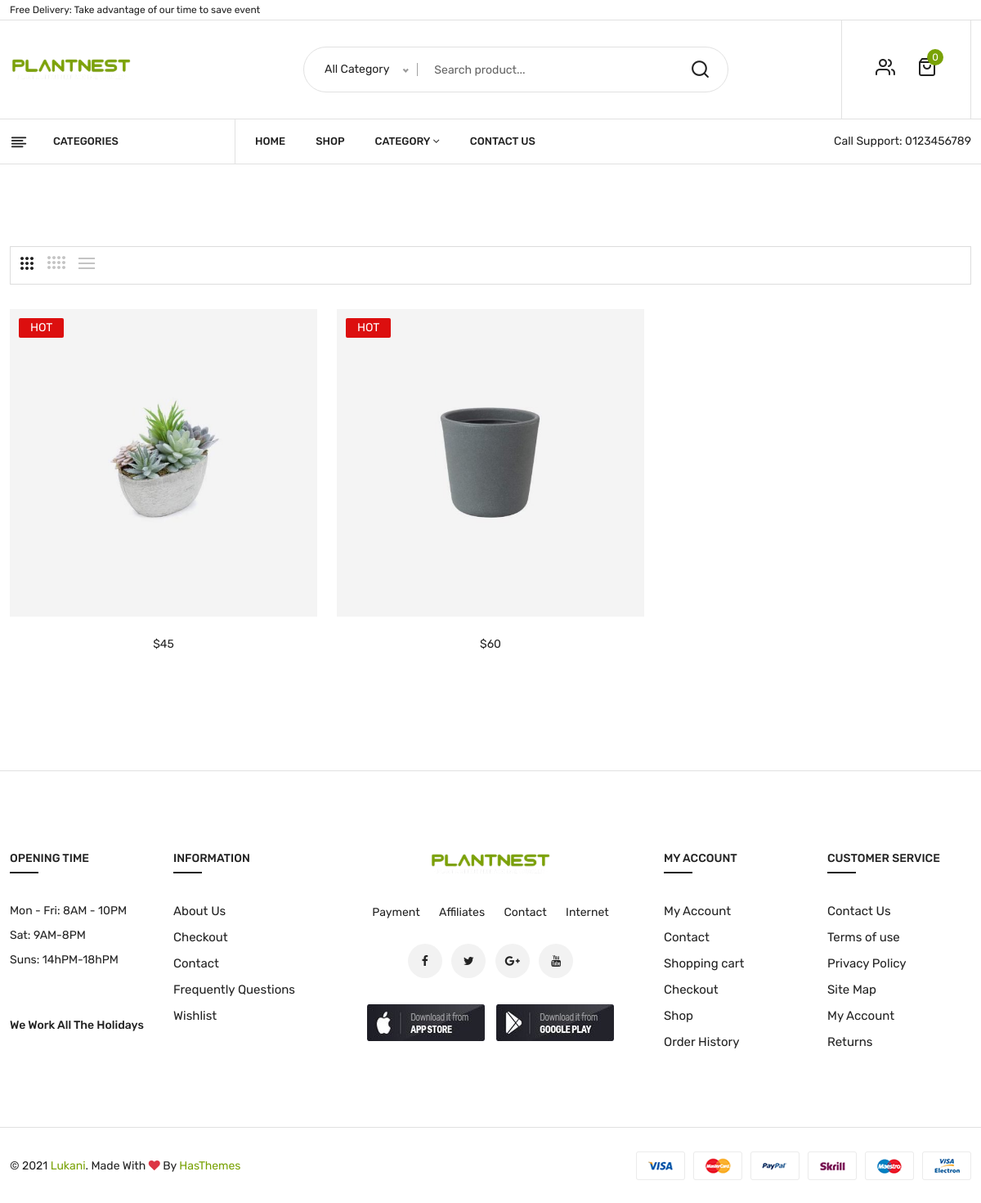
Page /client/shop.php on the committed database.
### tables this page shows
CREATE TABLE `products` (
  `Plant_id` int(255) NOT NULL,
  `Name` varchar(255) NOT NULL,
  `Description` varchar(3000) NOT NULL,
  `Price` int(255) NOT NULL,
  `Image_Url` varchar(255) NOT NULL,
  `Category` int(255) NOT NULL
);

### client/shop.php (the view, shortened to what this page needs)
<!doctype html>
<html class="no-js" lang="en">
<head>
    <link rel="stylesheet" href="assets/css/bootstrap.min.css">
    <link rel="stylesheet" href="assets/css/owl.carousel.min.css">
    <link rel="stylesheet" href="assets/css/slick.css">
    <link rel="stylesheet" href="assets/css/magnific-popup.css">
    <link rel="stylesheet" href="assets/css/font.awesome.css">
    <link rel="stylesheet" href="assets/css/animate.css">
    <link rel="stylesheet" href="assets/css/jquery-ui.min.css">
    <link rel="stylesheet" href="assets/css/slinky.menu.css">
    <link rel="stylesheet" href="assets/css/plugins.css">
    <link rel="stylesheet" href="assets/css/style.css">
</head>
<body>
<?php
include_once('nav.php');
?>
    <div class="shop_area shop_reverse mt-100 mb-100">
        <div class="container">
            <div class="row">
                <div class="col-lg-12 col-md-12">
                    <div class="shop_toolbar_wrapper">
                        <div class="shop_toolbar_btn">
                            <button data-role="grid_3" type="button" class="active btn-grid-3" data-bs-toggle="tooltip"
                                title="3"></button>
                            <button data-role="grid_4" type="button" class=" btn-grid-4" data-bs-toggle="tooltip"
                                title="4"></button>
                            <button data-role="grid_list" type="button" class="btn-list" data-bs-toggle="tooltip"
                                title="List"></button>
                        </div>
                    </div>
                    <div class="row shop_wrapper">
<?php
$data = mysqli_query($conn,"SELECT * FROM products");
$num = mysqli_num_rows($data);
if($num >=1){
    while($fetch =  mysqli_fetch_assoc($data)){
    ?>
       <div class="col-lg-4 col-md-4 col-12 ">
                            <article class="single_product">
                                <figure>
                                    <div class="product_thumb">
                                        <a class="primary_img" href="#"><img
                                                src=".././admin/assets/images/product_img/<?=$fetch['Image_Url']?>" alt=""></a>
                                        <div class="label_product">
                                            <span class="label_sale">Hot</span>
                                        </div>
                                    </div>
                                    <div class="product_content grid_content">
                                        <div class="product_price_rating">
                                            <div class="product_rating">
                                           $<?=$fetch['Price']?>
                                            </div>
                                        </div>
                                    </div>
                                </figure>
                            </article>
                        </div>
    <?php
       }
}
?>
                    </div>
                </div>
            </div>
        </div>
    </div>
    <footer class="footer_widgets">
        <div class="footer_top">
            <div class="container">
                <div class="row">
                    <div class="col-lg-2 col-md-4 col-sm-6">
                        <div class="widgets_container contact_us">
                            <h3>Opening Time</h3>
                            <p><span>Mon - Fri:</span> 8AM - 10PM</p>
                            <p><span>Sat:</span> 9AM-8PM</p>
                            <p><span>Suns:</span> 14hPM-18hPM</p>
                            <p><b>We Work All The Holidays</b></p>
                        </div>
                    </div>
                    <div class="col-lg-2 col-md-3 col-sm-6">
                        <div class="widgets_container widget_menu">
                            <h3>Information</h3>
                            <div class="footer_menu">
                                <ul>
                                    <li><a href="about.html">About Us</a></li>
                                    <li><a href="checkout.html">Checkout</a></li>
                                    <li><a href="contact.html">Contact</a></li>
                                    <li><a href="faq.html">Frequently Questions</a></li>
                                    <li><a href="wishlist.html">Wishlist</a></li>
                                </ul>
                            </div>
                        </div>
                    </div>
                    <div class="col-lg-4 col-md-5">
                        <div class="widgets_container widget_app">
                            <div class="footer_logo">
                                <a href="index.html"><img src="assets/img/logo.png" alt=""></a>
                            </div>
                            <div class="footer_widgetnav_menu">
                                <ul>
                                    <li><a href="#">Payment</a></li>
                                    <li><a href="#">Affiliates</a></li>
                                    <li><a href="#">Contact</a></li>
                                    <li><a href="#">Internet</a></li>
                                </ul>
                            </div>
                            <div class="footer_social">
                                <ul>
                                    <li><a href="#"><i class="fa fa-facebook" aria-hidden="true"></i></a></li>
                                    <li><a href="#"><i class="fa fa-twitter" aria-hidden="true"></i></a></li>
                                    <li><a href="#"><i class="fa fa-google-plus" aria-hidden="true"></i></a></li>
                                    <li><a href="#"><i class="fa fa-youtube" aria-hidden="true"></i></a></li>
                                </ul>
                            </div>
                            <div class="footer_app">
                                <ul>
                                    <li><a href="#"><img src="assets/img/icon/icon-app.jpg" alt=""></a></li>
                                    <li><a href="#"><img src="assets/img/icon/icon1-app.jpg" alt=""></a></li>
                                </ul>
                            </div>
                        </div>
                    </div>
                    <div class="col-lg-2 col-md-4 col-sm-6">
                        <div class="widgets_container widget_menu">
                            <h3>My Account</h3>
                            <div class="footer_menu">
                                <ul>
                                    <li><a href="my-account.html">My Account</a></li>
                                    <li><a href="contact.html">Contact</a></li>
                                    <li><a href="cart.html">Shopping cart</a></li>
                                    <li><a href="checkout.html">Checkout</a></li>
                                    <li><a href="shop.html">Shop</a></li>
                                    <li><a href="#">Order History</a></li>
                                </ul>
                            </div>
                        </div>
                    </div>
                    <div class="col-lg-2 col-md-4 col-sm-6">
                        <div class="widgets_container widget_menu">
                            <h3>Customer Service</h3>
                            <div class="footer_menu">
                                <ul>
                                    <li><a href="contact.html">Contact Us</a></li>
                                    <li><a href="#">Terms of use</a></li>
                                    <li><a href="#">Privacy Policy</a></li>
                                    <li><a href="contact.html">Site Map</a></li>
                                    <li><a href="my-account.html">My Account</a></li>
                                    <li><a href="#">Returns</a></li>
                                </ul>
                            </div>
                        </div>
                    </div>
                </div>
            </div>
        </div>
        <div class="footer_bottom">
            <div class="container">
                <div class="row align-items-center">
                    <div class="col-lg-6 col-md-6">
                        <div class="copyright_area">
                            <p class="copyright-text">&copy; 2021 <a href="index.html">Lukani</a>. Made with <i
                                    class="fa fa-heart text-danger"></i> by <a href="https://hasthemes.com/"
                                    target="_blank">HasThemes</a> </p>
                        </div>
                    </div>
                    <div class="col-lg-6 col-md-6">
                        <div class="footer_payment">
                            <a href="#"><img src="assets/img/icon/payment.png" alt=""></a>
                        </div>
                    </div>
                </div>
            </div>
        </div>
    </footer>
</body>
</html>

### rows in the picture
products: Image_Url (picture), Price "45"
products: Image_Url (picture), Price "60"
